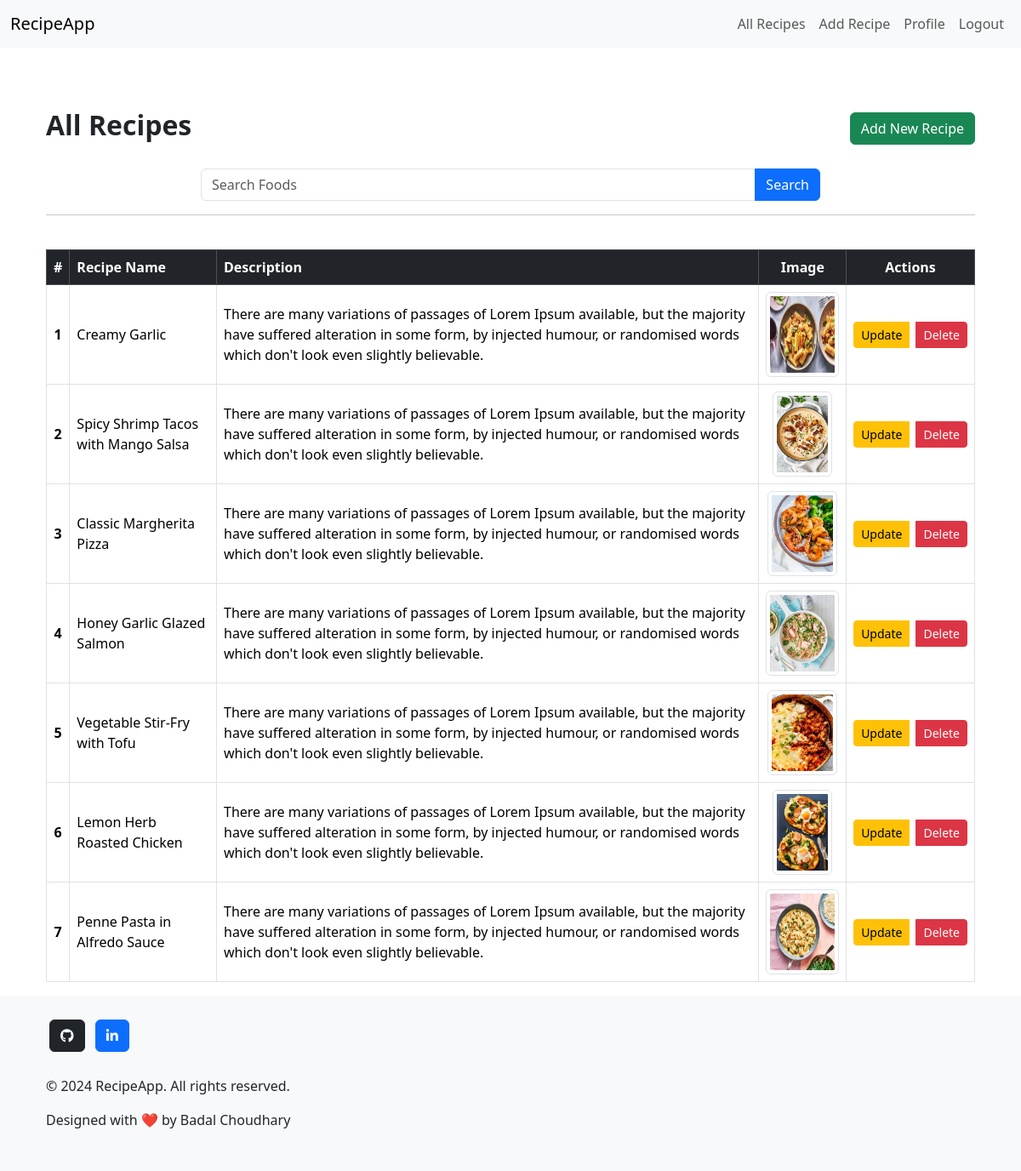
/receipes/ (signed in), run on the app's committed database.
### vege/models.py (models this page shows, shortened)
class Reciepe(models.Model):
    receipe_name = models.CharField(max_length=100)
    receipe_description = models.TextField()
    receipe_image = models.ImageField(upload_to="receipe/")
    created_at = models.DateTimeField(auto_now_add=True)  # New field to track when the recipe is created

### vege/views.py (the view)
# urls.py: path('receipes/', views.receipes, name="receipes"),  # Matches /receipes/
@login_required
def receipes(request):
    queryset = Reciepe.objects.all()
    if request.GET.get('search'):
        queryset = queryset.filter(receipe_name__icontains=request.GET.get('search'))
    context = {'receipes': queryset}
    return render(request, "receipes.html", context)

### vege/templates/receipes.html
{% extends "vege_base.html" %}
{% block content %}
    <div class="container mt-5">
        <div class="d-flex justify-content-between align-items-center">
            <h2 class="fw-bold">All Recipes</h2>
            <a href="{% url 'add_recipe' %}" class="btn btn-success">Add New Recipe</a>
        </div>
        <div class="mx-auto col-8 mt-4">
            <form method="GET" class="input-group">
                <input name="search" type="text" class="form-control" placeholder="Search Foods">
                <button type="submit" class="btn btn-primary">Search</button>
            </form>
        </div>
        <hr>
        <div class="table-responsive">
            <table class="table table-hover table-bordered mt-4">
                <thead class="table-dark">
                    <tr>
                        <th scope="col" class="text-center">#</th>
                        <th scope="col">Recipe Name</th>
                        <th scope="col">Description</th>
                        <th scope="col" class="text-center">Image</th>
                        <th scope="col" class="text-center">Actions</th>
                    </tr>
                </thead>
                <tbody>
                    {% for receipe in receipes %}
                        <tr>
                            <th scope="row" class="text-center align-middle">{{ forloop.counter }}</th>
                            <td class="align-middle">{{ receipe.receipe_name }}</td>
                            <td class="align-middle">{{ receipe.receipe_description }}</td>
                            <td class="text-center align-middle">
                                <img src="{{ receipe.receipe_image.url }}" alt="Recipe Image" class="img-thumbnail" style="height: 100px;">
                            </td>
                            <td class="text-center align-middle">
                                <div class="btn-group" role="group">
                                    <a href="{% url 'update_receipe' receipe.id %}" class="btn btn-warning btn-sm me-2">Update</a>
                                    <a href="{% url 'delete_receipe' receipe.id %}" class="btn btn-danger btn-sm">Delete</a>
                                </div>
                            </td>
                        </tr>
                    {% empty %}
                        <tr>
                            <td colspan="5" class="text-center py-4">No recipes available</td>
                        </tr>
                    {% endfor %}
                </tbody>
            </table>
        </div>
    </div>
{% endblock %}

### vege/templates/vege_base.html (shortened to what this page needs)
<!DOCTYPE html>
<html lang="en">
<head>
    <link href="https://cdnjs.cloudflare.com/ajax/libs/font-awesome/6.0.0/css/all.min.css" rel="stylesheet">
    <link href="https://cdn.jsdelivr.net/npm/bootstrap@5.3.3/dist/css/bootstrap.min.css" rel="stylesheet">
</head>
<body>
    <div class="wrapper">
        <header>
            <nav class="navbar navbar-expand-lg navbar-light bg-light">
                <div class="container-fluid">
                    <a class="navbar-brand" href="#">RecipeApp</a>
                    <div class="collapse navbar-collapse" id="navbarNav">
                        <ul class="navbar-nav ms-auto">
                            <li class="nav-item">
                                <a class="nav-link" href="{% url 'receipes' %}">All Recipes</a>
                            </li>
                            <li class="nav-item">
                                <a class="nav-link" href="{% url 'add_recipe' %}">Add Recipe</a>
                            </li>
                            <li class="nav-item">
                                <a class="nav-link" href="{% url 'profile' %}">Profile</a>
                            </li>
                            <li class="nav-item">
                                <a class="nav-link" href="{% url 'logout' %}">Logout</a>
                            </li>
                        </ul>
                    </div>
                </div>
            </nav>
        </header>
        <div class="container mt-4 content">
            {% block content %}{% endblock %}
        </div>
        <footer class="bg-light text-center text-lg-start">
            <div class="container p-4">
                <section class="mb-4">
                    <a class="btn btn-dark btn-floating m-1" href="https://github.com/badalchoudhary1" role="button" target="_blank">
                        <i class="fab fa-github"></i>
                    </a>
                    <a class="btn btn-primary btn-floating m-1" href="https://www.linkedin.com/in/badal-choudhary-1a1ba3270/" role="button" target="_blank">
                        <i class="fab fa-linkedin-in"></i>
                    </a>
                </section>
                <section class="mb-4">
                    <p>&copy; 2024 RecipeApp. All rights reserved.</p>
                    <p>Designed with ❤️ by  Badal Choudhary</p>
                </section>
            </div>
        </footer>
    </div>
</body>
</html>

### vege/templates/vege_base.html (style rules this page uses)
html, body { height: 100%; }
.wrapper { min-height: 100%; display: flex; flex-direction: column; }
.content { flex: 1; }
footer { margin-top: auto; }

### data on the page
Reciepe: receipe_name "Creamy Garlic", receipe_description "There are many variations of passages of Lorem Ipsum available, but the majority have suffered alteration in some form, by injected humour, or randomised words which don't look even slightly believable.", receipe_image (picture)
Reciepe: receipe_name "Spicy Shrimp Tacos with Mango Salsa", receipe_description "There are many variations of passages of Lorem Ipsum available, but the majority have suffered alteration in some form, by injected humour, or randomised words which don't look even slightly believable.", receipe_image (picture)
Reciepe: receipe_name "Classic Margherita Pizza", receipe_description "There are many variations of passages of Lorem Ipsum available, but the majority have suffered alteration in some form, by injected humour, or randomised words which don't look even slightly believable.", receipe_image (picture)
Reciepe: receipe_name "Honey Garlic Glazed Salmon", receipe_description "There are many variations of passages of Lorem Ipsum available, but the majority have suffered alteration in some form, by injected humour, or randomised words which don't look even slightly believable.", receipe_image (picture)
Reciepe: receipe_name "Vegetable Stir-Fry with Tofu", receipe_description "There are many variations of passages of Lorem Ipsum available, but the majority have suffered alteration in some form, by injected humour, or randomised words which don't look even slightly believable.", receipe_image (picture)
Reciepe: receipe_name "Lemon Herb Roasted Chicken", receipe_description "There are many variations of passages of Lorem Ipsum available, but the majority have suffered alteration in some form, by injected humour, or randomised words which don't look even slightly believable.", receipe_image (picture)
Reciepe: receipe_name "Penne Pasta in Alfredo Sauce", receipe_description "There are many variations of passages of Lorem Ipsum available, but the majority have suffered alteration in some form, by injected humour, or randomised words which don't look even slightly believable.", receipe_image (picture)
